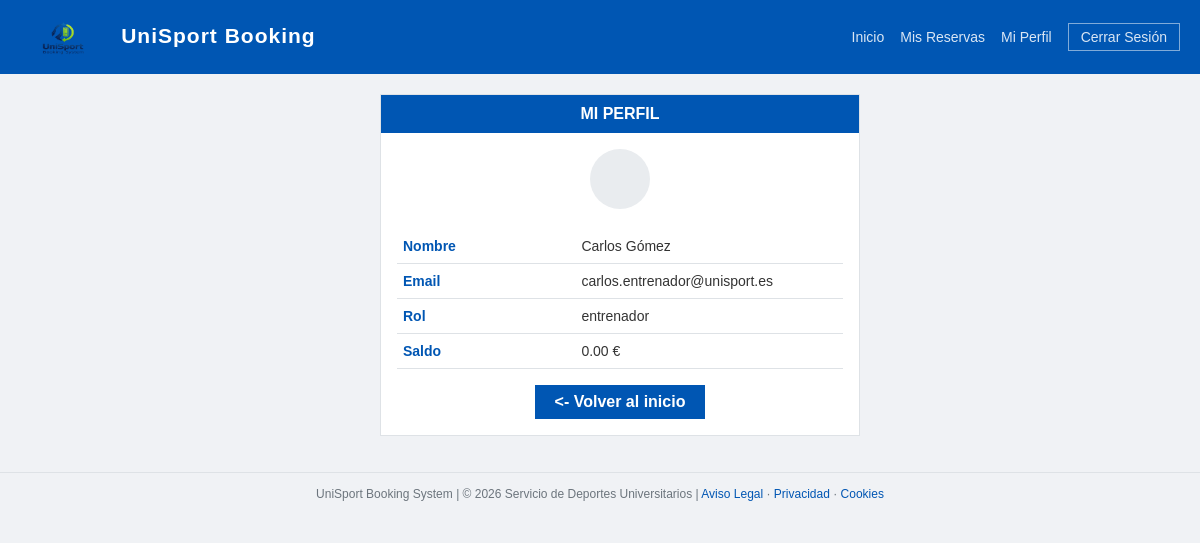
Screenshot of /perfil.php (signed in) with the database file from the repository.
### tables this page shows
CREATE TABLE usuarios (
    id_user          INT(11)          AUTO_INCREMENT PRIMARY KEY,
    nombre           VARCHAR(100)     NOT NULL,
    email            VARCHAR(255)     NOT NULL UNIQUE,
    password         VARCHAR(255)     NOT NULL,
    rol              ENUM('alumno','externo','entrenador','admin') NOT NULL DEFAULT 'alumno',
    saldo            DECIMAL(10,2)    NOT NULL DEFAULT 0.00,
    fecha_registro   TIMESTAMP        DEFAULT CURRENT_TIMESTAMP
);

### perfil.php (the view, shortened to what this page needs)
<?php
$db  = getDB();
$consulta  = $db->prepare('SELECT * FROM usuarios WHERE id_user = ?');
$consulta->execute([$_SESSION['usuario_id']]);
$user = $consulta->fetch();
?>
<!DOCTYPE html>
<html lang="es">
<head>
  <link rel="stylesheet" href="styles.css">
</head>
<body>
<nav class="nav-barra">
  <a class="nav-barra-brand" href="index.php">
    <img src="logo.png" alt="UniSport Logo" style="height: 50px; width: auto; vertical-align: middle; margin-right: 8px;">
    UniSport Booking
  </a>
  <div class="nav-links">
    <a href="index.php">Inicio</a>
    <a href="reservas.php">Mis Reservas</a>
    <a href="perfil.php">Mi Perfil</a>
    <a href="logout.php" class="btn-logout">Cerrar Sesión</a>
  </div>
</nav>
<div class="main">
  <div class="contenido perfil-container">
    <div class="perfil-wrapper">
      <div class="caja">
        <div class="caja-header">MI PERFIL</div>
        <div class="caja-body">
          <div class="user-avatar" style="margin:0 auto 20px;">
          </div>
          <table class="tabla-perfil">
            <tr>
              <td class="label">Nombre</td>
              <td><?= $user['nombre'] ?></td>
            </tr>
            <tr>
              <td class="label">Email</td>
              <td><?= $user['email'] ?></td>
            </tr>
            <tr>
              <td class="label">Rol</td>
              <td><?= $user['rol'] ?></td>
            </tr>
            <tr>
              <td class="label">Saldo</td>
              <td><?= number_format($user['saldo'], 2) ?> €</td>
            </tr>
          </table>
          <div class="btn-volver">
            <a href="index.php"><- Volver al inicio</a>
          </div>
        </div>
      </div>
    </div>
  </div>
</div>
<footer>
  UniSport Booking System | &copy; <?= date('Y') ?> Servicio de Deportes Universitarios |
  <a href="aviso-legal.php">Aviso Legal</a> ·
  <a href="privacidad.php">Privacidad</a> ·
  <a href="cookies.php">Cookies</a>
</footer>
</body>
</html>

### styles.css (style rules this page uses)
* { margin:0; padding:0; box-sizing:border-box; }
body { font-family: Arial, Helvetica, sans-serif; background:#f0f2f5; color:#333; }
.nav-barra { background: #0056b3; padding: 12px 20px; display: flex; align-items: center; justify-content: space-between; flex-wrap: wrap; gap: 10px; }
.nav-barra-brand { color:#fff; font-weight:700; font-size: 21px; text-decoration:none; letter-spacing:1px; }
.nav-links { display:flex; align-items:center; gap:16px; flex-wrap:wrap; }
.nav-links a { color:rgba(255,255,255,.85); text-decoration:none; font-size: 14px; }
.btn-logout { border:1px solid rgba(255,255,255,.5); color:#fff; background:transparent; padding:5px 12px; font-size:13px; cursor:pointer; text-decoration:none; }
.main { padding:20px; padding-left:60px; display:flex; gap:20px; align-items:flex-start; }
.contenido { flex:1; }
.caja { background:#fff; border:1px solid #dee2e6; }
.caja-header { background:#0056b3; color:#fff; font-weight:700; text-align:center; padding:10px; }
.caja-body { padding:16px; text-align:center; }
.user-avatar { width:60px; height:60px; background:#e9ecef; border-radius:50%; display:flex; align-items:center; justify-content:center; margin:0 auto 10px; }
footer { text-align:center; color:#6c757d; font-size:12px; border-top:1px solid #dee2e6; padding:14px; margin-top:16px; }
footer a { color:#0056b3; text-decoration:none; }
.perfil-wrapper { max-width:480px; width:100%; margin:0 auto; }
.perfil-container .caja-body { text-align:left; }
.tabla-perfil { width:100%; border-collapse:collapse; font-size:14px; }
.tabla-perfil tr { border-bottom:1px solid #dee2e6; }
.tabla-perfil td { padding:9px 6px; }
.tabla-perfil td.label { font-weight:700; color:#0056b3; width:40%; }
.btn-volver { margin-top:16px; text-align:center; }
.btn-volver a { display:inline-block; background:#0056b3; color:#fff; padding:8px 20px; text-decoration:none; font-weight:700; }

### rows the page displays
usuarios: nombre "Carlos Gómez", email "carlos.entrenador@unisport.es", rol "entrenador", saldo "0.00"
